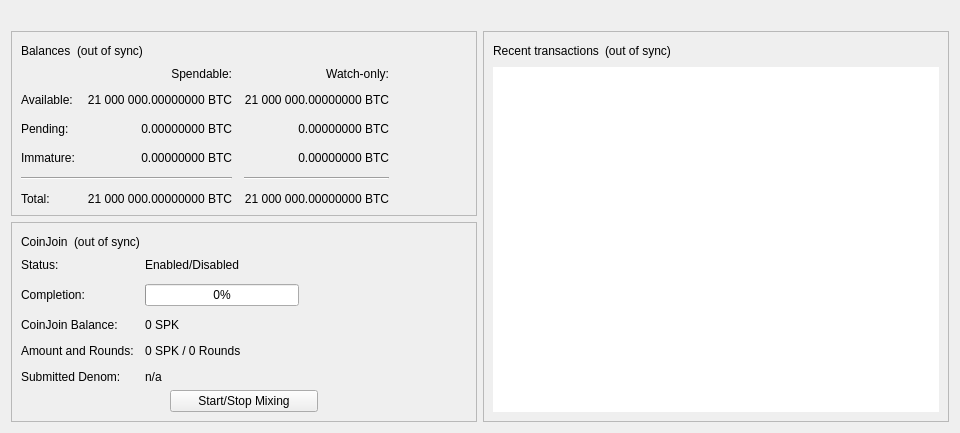
<?xml version="1.0" encoding="UTF-8"?>
<ui version="4.0">
 <class>OverviewPage</class>
 <widget class="QWidget" name="OverviewPage">
  <property name="geometry">
   <rect>
    <x>0</x>
    <y>0</y>
    <width>798</width>
    <height>318</height>
   </rect>
  </property>
  <property name="minimumSize">
   <size>
    <width>960</width>
    <height>0</height>
   </size>
  </property>
  <property name="windowTitle">
   <string>Form</string>
  </property>
  <layout class="QVBoxLayout" name="topLayout">
   <item>
    <widget class="QLabel" name="labelAlerts">
     <property name="visible">
      <bool>false</bool>
     </property>
     <property name="wordWrap">
      <bool>true</bool>
     </property>
     <property name="margin">
      <number>3</number>
     </property>
     <property name="textInteractionFlags">
      <set>Qt::TextSelectableByMouse</set>
     </property>
    </widget>
   </item>
   <item>
    <layout class="QHBoxLayout" name="horizontalLayout" stretch="0,0">
     <item>
      <layout class="QVBoxLayout" name="verticalLayout_2">
       <item>
        <widget class="QFrame" name="frame">
         <property name="frameShape">
          <enum>QFrame::StyledPanel</enum>
         </property>
         <property name="frameShadow">
          <enum>QFrame::Raised</enum>
         </property>
         <layout class="QVBoxLayout" name="verticalLayout_4">
          <item>
           <layout class="QHBoxLayout" name="horizontalLayout_4">
            <item>
             <widget class="QLabel" name="label_5">
              <property name="text">
               <string>Balances</string>
              </property>
             </widget>
            </item>
            <item>
             <widget class="QLabel" name="labelWalletStatus">
              <property name="toolTip">
               <string>The displayed information may be out of date. Your wallet automatically synchronizes with the Sparks network after a connection is established, but this process has not completed yet.</string>
              </property>
              <property name="text">
               <string notr="true">(out of sync)</string>
              </property>
              <property name="alignment">
               <set>Qt::AlignLeading|Qt::AlignLeft|Qt::AlignVCenter</set>
              </property>
             </widget>
            </item>
            <item>
             <spacer name="horizontalSpacer_3">
              <property name="orientation">
               <enum>Qt::Horizontal</enum>
              </property>
              <property name="sizeHint" stdset="0">
               <size>
                <width>40</width>
                <height>20</height>
               </size>
              </property>
             </spacer>
            </item>
           </layout>
          </item>
          <item>
           <layout class="QGridLayout" name="gridLayout">
            <property name="spacing">
             <number>12</number>
            </property>
            <item row="2" column="2">
             <widget class="QLabel" name="labelWatchPending">
              <property name="cursor">
               <cursorShape>IBeamCursor</cursorShape>
              </property>
              <property name="toolTip">
               <string>Unconfirmed transactions to watch-only addresses</string>
              </property>
              <property name="text">
               <string notr="true">0.00000000 BTC</string>
              </property>
              <property name="alignment">
               <set>Qt::AlignRight|Qt::AlignTrailing|Qt::AlignVCenter</set>
              </property>
              <property name="textInteractionFlags">
               <set>Qt::LinksAccessibleByMouse|Qt::TextSelectableByKeyboard|Qt::TextSelectableByMouse</set>
              </property>
             </widget>
            </item>
            <item row="2" column="1">
             <widget class="QLabel" name="labelUnconfirmed">
              <property name="cursor">
               <cursorShape>IBeamCursor</cursorShape>
              </property>
              <property name="toolTip">
               <string>Total of transactions that have yet to be confirmed, and do not yet count toward the spendable balance</string>
              </property>
              <property name="text">
               <string notr="true">0.00000000 BTC</string>
              </property>
              <property name="alignment">
               <set>Qt::AlignRight|Qt::AlignTrailing|Qt::AlignVCenter</set>
              </property>
              <property name="textInteractionFlags">
               <set>Qt::LinksAccessibleByMouse|Qt::TextSelectableByKeyboard|Qt::TextSelectableByMouse</set>
              </property>
             </widget>
            </item>
            <item row="3" column="2">
             <widget class="QLabel" name="labelWatchImmature">
              <property name="cursor">
               <cursorShape>IBeamCursor</cursorShape>
              </property>
              <property name="toolTip">
               <string>Mined balance in watch-only addresses that has not yet matured</string>
              </property>
              <property name="text">
               <string notr="true">0.00000000 BTC</string>
              </property>
              <property name="alignment">
               <set>Qt::AlignRight|Qt::AlignTrailing|Qt::AlignVCenter</set>
              </property>
              <property name="textInteractionFlags">
               <set>Qt::LinksAccessibleByMouse|Qt::TextSelectableByKeyboard|Qt::TextSelectableByMouse</set>
              </property>
             </widget>
            </item>
            <item row="4" column="0" colspan="2">
             <widget class="Line" name="lineSpendableBalance">
              <property name="orientation">
               <enum>Qt::Horizontal</enum>
              </property>
             </widget>
            </item>
            <item row="4" column="2">
             <widget class="Line" name="lineWatchBalance">
              <property name="sizePolicy">
               <sizepolicy hsizetype="Preferred" vsizetype="Fixed">
                <horstretch>0</horstretch>
                <verstretch>0</verstretch>
               </sizepolicy>
              </property>
              <property name="minimumSize">
               <size>
                <width>140</width>
                <height>0</height>
               </size>
              </property>
              <property name="orientation">
               <enum>Qt::Horizontal</enum>
              </property>
             </widget>
            </item>
            <item row="5" column="0">
             <widget class="QLabel" name="labelTotalText">
              <property name="text">
               <string>Total:</string>
              </property>
             </widget>
            </item>
            <item row="3" column="1">
             <widget class="QLabel" name="labelImmature">
              <property name="cursor">
               <cursorShape>IBeamCursor</cursorShape>
              </property>
              <property name="toolTip">
               <string>Mined balance that has not yet matured</string>
              </property>
              <property name="text">
               <string notr="true">0.00000000 BTC</string>
              </property>
              <property name="alignment">
               <set>Qt::AlignRight|Qt::AlignTrailing|Qt::AlignVCenter</set>
              </property>
              <property name="textInteractionFlags">
               <set>Qt::LinksAccessibleByMouse|Qt::TextSelectableByKeyboard|Qt::TextSelectableByMouse</set>
              </property>
             </widget>
            </item>
            <item row="2" column="3">
             <spacer name="horizontalSpacer_2">
              <property name="orientation">
               <enum>Qt::Horizontal</enum>
              </property>
              <property name="sizeHint" stdset="0">
               <size>
                <width>40</width>
                <height>20</height>
               </size>
              </property>
             </spacer>
            </item>
            <item row="3" column="0">
             <widget class="QLabel" name="labelImmatureText">
              <property name="text">
               <string>Immature:</string>
              </property>
             </widget>
            </item>
            <item row="5" column="1">
             <widget class="QLabel" name="labelTotal">
              <property name="cursor">
               <cursorShape>IBeamCursor</cursorShape>
              </property>
              <property name="toolTip">
               <string>Your current total balance</string>
              </property>
              <property name="text">
               <string notr="true">21 000 000.00000000 BTC</string>
              </property>
              <property name="alignment">
               <set>Qt::AlignRight|Qt::AlignTrailing|Qt::AlignVCenter</set>
              </property>
              <property name="textInteractionFlags">
               <set>Qt::LinksAccessibleByMouse|Qt::TextSelectableByKeyboard|Qt::TextSelectableByMouse</set>
              </property>
             </widget>
            </item>
            <item row="5" column="2">
             <widget class="QLabel" name="labelWatchTotal">
              <property name="cursor">
               <cursorShape>IBeamCursor</cursorShape>
              </property>
              <property name="toolTip">
               <string>Current total balance in watch-only addresses</string>
              </property>
              <property name="text">
               <string notr="true">21 000 000.00000000 BTC</string>
              </property>
              <property name="alignment">
               <set>Qt::AlignRight|Qt::AlignTrailing|Qt::AlignVCenter</set>
              </property>
              <property name="textInteractionFlags">
               <set>Qt::LinksAccessibleByMouse|Qt::TextSelectableByKeyboard|Qt::TextSelectableByMouse</set>
              </property>
             </widget>
            </item>
            <item row="0" column="2">
             <widget class="QLabel" name="labelWatchonly">
              <property name="text">
               <string>Watch-only:</string>
              </property>
              <property name="alignment">
               <set>Qt::AlignRight|Qt::AlignTrailing|Qt::AlignVCenter</set>
              </property>
             </widget>
            </item>
            <item row="1" column="0">
             <widget class="QLabel" name="labelBalanceText">
              <property name="text">
               <string>Available:</string>
              </property>
             </widget>
            </item>
            <item row="1" column="1">
             <widget class="QLabel" name="labelBalance">
              <property name="cursor">
               <cursorShape>IBeamCursor</cursorShape>
              </property>
              <property name="toolTip">
               <string>Your current spendable balance</string>
              </property>
              <property name="text">
               <string notr="true">21 000 000.00000000 BTC</string>
              </property>
              <property name="alignment">
               <set>Qt::AlignRight|Qt::AlignTrailing|Qt::AlignVCenter</set>
              </property>
              <property name="textInteractionFlags">
               <set>Qt::LinksAccessibleByMouse|Qt::TextSelectableByKeyboard|Qt::TextSelectableByMouse</set>
              </property>
             </widget>
            </item>
            <item row="1" column="2">
             <widget class="QLabel" name="labelWatchAvailable">
              <property name="cursor">
               <cursorShape>IBeamCursor</cursorShape>
              </property>
              <property name="toolTip">
               <string>Your current balance in watch-only addresses</string>
              </property>
              <property name="text">
               <string notr="true">21 000 000.00000000 BTC</string>
              </property>
              <property name="alignment">
               <set>Qt::AlignRight|Qt::AlignTrailing|Qt::AlignVCenter</set>
              </property>
              <property name="textInteractionFlags">
               <set>Qt::LinksAccessibleByMouse|Qt::TextSelectableByKeyboard|Qt::TextSelectableByMouse</set>
              </property>
             </widget>
            </item>
            <item row="2" column="0">
             <widget class="QLabel" name="labelPendingText">
              <property name="text">
               <string>Pending:</string>
              </property>
             </widget>
            </item>
            <item row="0" column="1">
             <widget class="QLabel" name="labelSpendable">
              <property name="text">
               <string>Spendable:</string>
              </property>
              <property name="alignment">
               <set>Qt::AlignRight|Qt::AlignTrailing|Qt::AlignVCenter</set>
              </property>
             </widget>
            </item>
           </layout>
          </item>
         </layout>
        </widget>
       </item>
       <item>
        <widget class="QFrame" name="frameCoinJoin">
         <property name="layoutDirection">
          <enum>Qt::LeftToRight</enum>
         </property>
         <property name="frameShape">
          <enum>QFrame::StyledPanel</enum>
         </property>
         <property name="frameShadow">
          <enum>QFrame::Raised</enum>
         </property>
         <layout class="QVBoxLayout" name="VerticalLayout_PS1">
          <item>
           <layout class="QHBoxLayout" name="horizontalLayout_5">
            <item>
             <widget class="QLabel" name="labelCoinJoinHeader">
              <property name="text">
               <string notr="true">CoinJoin</string>
              </property>
             </widget>
            </item>
            <item>
             <widget class="QLabel" name="labelCoinJoinSyncStatus">
              <property name="toolTip">
               <string>The displayed information may be out of date. Your wallet automatically synchronizes with the Sparks network after a connection is established, but this process has not completed yet.</string>
              </property>
              <property name="text">
               <string notr="true">(out of sync)</string>
              </property>
              <property name="alignment">
               <set>Qt::AlignLeading|Qt::AlignLeft|Qt::AlignVCenter</set>
              </property>
             </widget>
            </item>
            <item>
             <spacer name="horizontalSpacer_4">
              <property name="orientation">
               <enum>Qt::Horizontal</enum>
              </property>
              <property name="sizeHint" stdset="0">
               <size>
                <width>40</width>
                <height>20</height>
               </size>
              </property>
             </spacer>
            </item>
           </layout>
          </item>
          <item>
           <layout class="QFormLayout" name="coinJoinFormLayout">
            <property name="fieldGrowthPolicy">
             <enum>QFormLayout::AllNonFixedFieldsGrow</enum>
            </property>
            <property name="horizontalSpacing">
             <number>11</number>
            </property>
            <property name="verticalSpacing">
             <number>12</number>
            </property>
            <item row="0" column="0">
             <widget class="QLabel" name="labelCoinJoinEnabledText">
              <property name="text">
               <string>Status:</string>
              </property>
             </widget>
            </item>
            <item row="0" column="1">
             <widget class="QLabel" name="labelCoinJoinEnabled">
              <property name="text">
               <string>Enabled/Disabled</string>
              </property>
             </widget>
            </item>
            <item row="1" column="0">
             <widget class="QLabel" name="labelCompletitionText">
              <property name="text">
               <string>Completion:</string>
              </property>
             </widget>
            </item>
            <item row="1" column="1">
             <widget class="QProgressBar" name="coinJoinProgress">
              <property name="maximumSize">
               <size>
                <width>154</width>
                <height>16777215</height>
               </size>
              </property>
              <property name="value">
               <number>0</number>
              </property>
             </widget>
            </item>
            <item row="2" column="0">
             <widget class="QLabel" name="labelAnonymizedText">
              <property name="text">
               <string notr="true">CoinJoin Balance:</string>
              </property>
             </widget>
            </item>
            <item row="2" column="1">
             <widget class="QLabel" name="labelAnonymized">
              <property name="text">
               <string notr="true">0 SPK</string>
              </property>
             </widget>
            </item>
            <item row="3" column="0">
             <widget class="QLabel" name="labelAmountAndRoundsText">
              <property name="text">
               <string>Amount and Rounds:</string>
              </property>
             </widget>
            </item>
            <item row="3" column="1">
             <widget class="QLabel" name="labelAmountRounds">
              <property name="text">
               <string>0 SPK / 0 Rounds</string>
              </property>
             </widget>
            </item>
            <item row="4" column="0">
             <widget class="QLabel" name="labelSubmittedDenomText">
              <property name="text">
               <string>Submitted Denom:</string>
              </property>
             </widget>
            </item>
            <item row="4" column="1">
             <widget class="QLabel" name="labelSubmittedDenom">
              <property name="toolTip">
               <string>The denominations you submitted to the Masternode.&lt;br&gt;To mix, other users must submit the exact same denominations.</string>
              </property>
              <property name="text">
               <string>n/a</string>
              </property>
              <property name="wordWrap">
               <bool>true</bool>
              </property>
             </widget>
            </item>
           </layout>
          </item>
          <item>
           <layout class="QVBoxLayout" name="VerticalLayout_PS">
            <item>
             <layout class="QHBoxLayout" name="horizontalLayout_3">
              <property name="topMargin">
               <number>0</number>
              </property>
              <item>
               <spacer name="horizontalSpacer_5">
                <property name="orientation">
                 <enum>Qt::Horizontal</enum>
                </property>
                <property name="sizeHint" stdset="0">
                 <size>
                  <width>40</width>
                  <height>20</height>
                 </size>
                </property>
               </spacer>
              </item>
              <item>
               <widget class="QPushButton" name="toggleCoinJoin">
                <property name="sizePolicy">
                 <sizepolicy hsizetype="MinimumExpanding" vsizetype="Fixed">
                  <horstretch>0</horstretch>
                  <verstretch>0</verstretch>
                 </sizepolicy>
                </property>
                <property name="text">
                 <string>Start/Stop Mixing</string>
                </property>
               </widget>
              </item>
              <item>
               <spacer name="horizontalSpacer_6">
                <property name="orientation">
                 <enum>Qt::Horizontal</enum>
                </property>
                <property name="sizeHint" stdset="0">
                 <size>
                  <width>40</width>
                  <height>20</height>
                 </size>
                </property>
               </spacer>
              </item>
             </layout>
            </item>
            <item>
             <spacer name="verticalSpacer_3">
              <property name="orientation">
               <enum>Qt::Vertical</enum>
              </property>
              <property name="sizeHint" stdset="0">
               <size>
                <width>20</width>
                <height>40</height>
               </size>
              </property>
             </spacer>
            </item>
           </layout>
          </item>
         </layout>
        </widget>
       </item>
       <item>
        <spacer name="verticalSpacer">
         <property name="orientation">
          <enum>Qt::Vertical</enum>
         </property>
         <property name="sizeHint" stdset="0">
          <size>
           <width>20</width>
           <height>40</height>
          </size>
         </property>
        </spacer>
       </item>
      </layout>
     </item>
     <item>
      <layout class="QVBoxLayout" name="verticalLayout_3">
       <item>
        <widget class="QFrame" name="frame_2">
         <property name="frameShape">
          <enum>QFrame::StyledPanel</enum>
         </property>
         <property name="frameShadow">
          <enum>QFrame::Raised</enum>
         </property>
         <layout class="QVBoxLayout" name="verticalLayout">
          <item>
           <layout class="QHBoxLayout" name="horizontalLayout_2">
            <item>
             <widget class="QLabel" name="label_4">
              <property name="text">
               <string>Recent transactions</string>
              </property>
             </widget>
            </item>
            <item>
             <widget class="QLabel" name="labelTransactionsStatus">
              <property name="toolTip">
               <string>The displayed information may be out of date. Your wallet automatically synchronizes with the Sparks network after a connection is established, but this process has not completed yet.</string>
              </property>
              <property name="text">
               <string notr="true">(out of sync)</string>
              </property>
              <property name="alignment">
               <set>Qt::AlignLeading|Qt::AlignLeft|Qt::AlignVCenter</set>
              </property>
             </widget>
            </item>
            <item>
             <spacer name="horizontalSpacer">
              <property name="orientation">
               <enum>Qt::Horizontal</enum>
              </property>
              <property name="sizeHint" stdset="0">
               <size>
                <width>40</width>
                <height>20</height>
               </size>
              </property>
             </spacer>
            </item>
           </layout>
          </item>
          <item>
           <widget class="QListView" name="listTransactions">
            <property name="frameShape">
             <enum>QFrame::NoFrame</enum>
            </property>
            <property name="verticalScrollBarPolicy">
             <enum>Qt::ScrollBarAlwaysOff</enum>
            </property>
            <property name="horizontalScrollBarPolicy">
             <enum>Qt::ScrollBarAlwaysOff</enum>
            </property>
            <property name="selectionMode">
             <enum>QAbstractItemView::NoSelection</enum>
            </property>
           </widget>
          </item>
         </layout>
        </widget>
       </item>
      </layout>
     </item>
    </layout>
   </item>
  </layout>
 </widget>
 <resources/>
 <connections/>
</ui>
